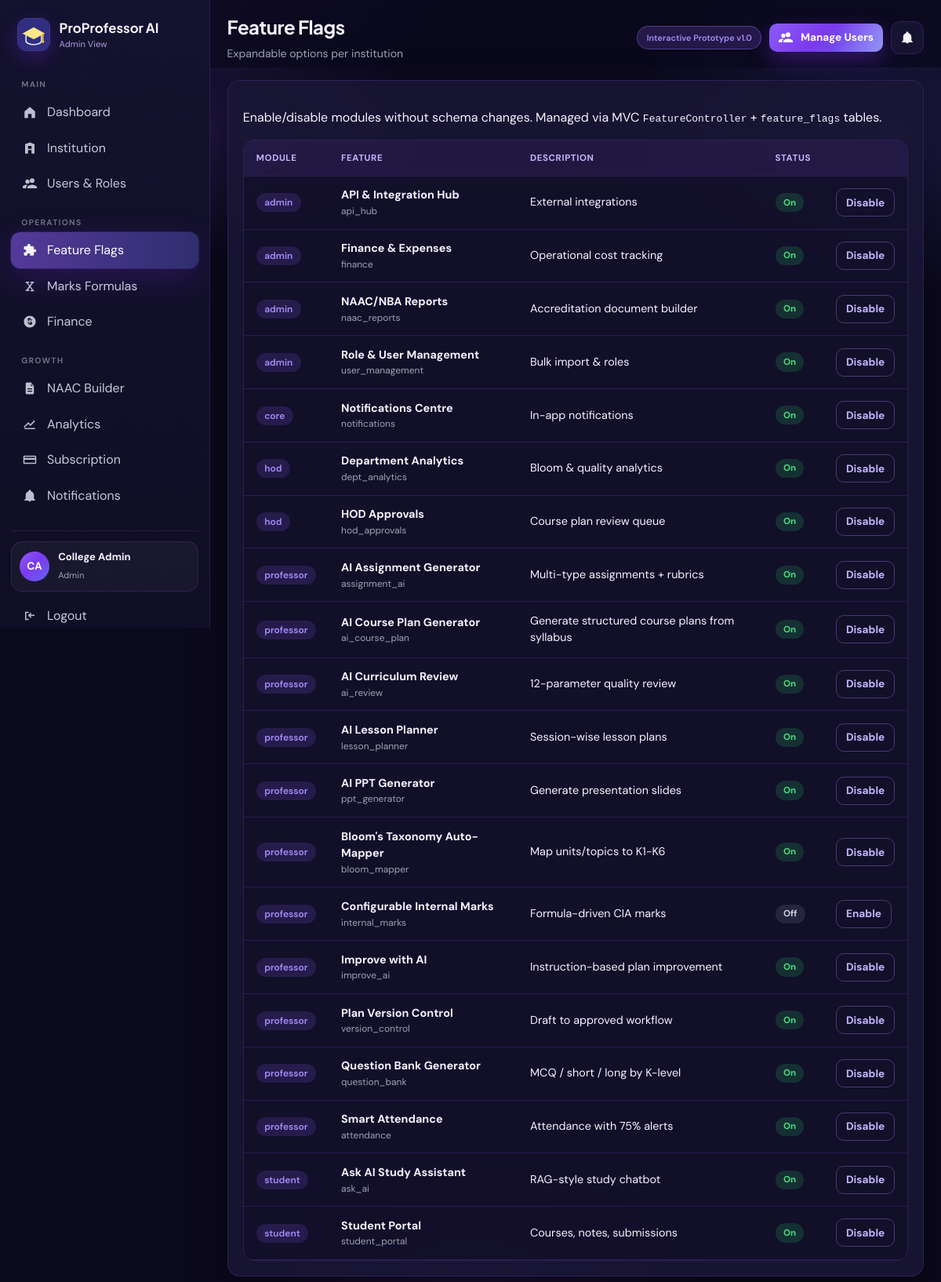
The app's page /admin/features (signed in) with its own data.
### tables this page shows
CREATE TABLE `feature_flags` (
  `id` int(10) UNSIGNED NOT NULL,
  `code` varchar(64) NOT NULL,
  `name` varchar(120) NOT NULL,
  `description` text DEFAULT NULL,
  `module` varchar(64) NOT NULL DEFAULT 'core',
  `is_enabled` tinyint(1) NOT NULL DEFAULT 1,
  `default_config` longtext DEFAULT NULL CHECK (json_valid(`default_config`)),
  `created_at` timestamp NOT NULL DEFAULT current_timestamp(),
  `updated_at` timestamp NOT NULL DEFAULT current_timestamp() ON UPDATE current_timestamp()
);

### app/Core/View.php (called while the page is built, shortened)
<?php
final class View
{
    public static function render(string $view, array $data = [], ?string $layout = 'layouts/app'): void
    {
        $viewFile = self::path($view);
        extract($data, EXTR_SKIP);
        $content = static function () use ($viewFile, $data): void {
            extract($data, EXTR_SKIP);
            require $viewFile;
        };
        $layoutFile = self::path($layout);
        require $layoutFile;
    }
    private static function path(string $view): string
    {
        $view = str_replace(['.', '\\'], ['/', '/'], $view);
        return dirname(__DIR__) . '/Views/' . $view . '.php';
    }
}

### app/Core/Controller.php (called while the page is built, shortened)
<?php
abstract class Controller
{
    protected function view(string $view, array $data = [], string $layout = 'layouts/app'): void
    {
        View::render($view, $data, $layout);
    }
}

### app/Controllers/Admin/FeatureController.php (called while the page is built, shortened)
<?php
final class FeatureController extends Controller
{
    public function index(): void
    {
        $user = $this->user();
        $this->view('admin/features', [
            'title' => 'Feature Flags',
            'active' => 'features',
            'subtitle' => 'Expandable options per institution',
            'features' => Features::forInstitution((int)$user['institution_id']),
        ]);
    }
}

### app/Core/App.php (called while the page is built, shortened)
<?php
final class App
{
    private Router $router;
    public function __construct()
    {
        $this->router = new Router();
    }
    public function run(): void
    {
        $method = $_SERVER['REQUEST_METHOD'] ?? 'GET';
        $uri = $_SERVER['REQUEST_URI'] ?? '/';
        $this->router->dispatch($method, $uri);
    }
}

### index.php (called while the page is built, shortened)
<?php
require __DIR__ . '/app/bootstrap.php';
$app = new \App\Core\App();
$app->run();

### config/config.php (called while the page is built, shortened)
<?php
return [
    'app_name'   => 'ProProfessor AI',
    'app_tagline'=> "India's AI-Native Academic Operating System",
    'base_url'   => getenv('PPAI_BASE_URL') ?: 'auto',
    'env'        => getenv('PPAI_ENV') ?: 'local',
    'debug'      => (getenv('PPAI_DEBUG') ?: '1') === '1',
    'timezone'   => 'Asia/Kolkata',
    'db' => [
         'host' => '127.0.0.1',
         'port' => 3307,
         'name' => 'proprofessor',
         'user' => 'root',
         'pass' => '',
         'charset' => 'utf8mb4',
    ],
    'gemini' => [
        'api_key' => getenv('GEMINI_API_KEY') ?: '',
        'model'   => getenv('GEMINI_MODEL') ?: 'gemini-2.5-flash',
        'embed_model' => 'text-embedding-004',
        'endpoint' => 'https://generativelanguage.googleapis.com/v1beta',
    ],
    'session_name' => 'ppai_session',
    'upload_max_mb'=> 10,
    'attendance_min_pct' => 75,
];

### includes/Auth.php (called while the page is built, shortened)
<?php
final class Auth
{
    public static function start(): void
    {
        $cfg = require __DIR__ . '/../config/config.php';
    }
    public static function user(): ?array
    {
        return $_SESSION['user'] ?? null;
    }
}

### includes/helpers.php (called while the page is built, shortened)
<?php
function config(?string $key = null, $default = null)
{
    static $cfg;
    if ($cfg === null) {
        $cfg = require __DIR__ . '/../config/config.php';
        $local = __DIR__ . '/../config/config.local.php';
    }
    $parts = explode('.', $key);
    $val = $cfg;
    foreach ($parts as $p) {
        $val = $val[$p];
    }
    return $val;
}
function app_base_path(): string
{
    static $base = null;
    if ($base !== null) {
        return $base;
    }
    $configured = config('base_url', 'auto');
    $projectRoot = str_replace('\\', '/', realpath(dirname(__DIR__)) ?: dirname(__DIR__));
    $docRoot = $_SERVER['DOCUMENT_ROOT'] ?? '';
    $docRoot = str_replace('\\', '/', $docRoot !== '' ? (realpath($docRoot) ?: $docRoot) : '');
    if ($docRoot !== '' && str_starts_with($projectRoot, rtrim($docRoot, '/'))) {
        $rel = substr($projectRoot, strlen(rtrim($docRoot, '/')));
        return $base = rtrim($rel, '/') ?: '';
    }
    $script = str_replace('\\', '/', (string)($_SERVER['SCRIPT_NAME'] ?? '/index.php'));
    $dir = dirname($script);
    return $base = ($dir === '/' ? '' : rtrim($dir, '/'));
}
function base_url(string $path = ''): string
{
    $base = app_base_path();
    $path = '/' . ltrim($path, '/');
    return $base . $path;
}
function e(?string $value): string
{
    return htmlspecialchars((string)$value, ENT_QUOTES | ENT_SUBSTITUTE, 'UTF-8');
}
if (!function_exists('icon')) {
    function icon(string $name, string $class = 'icon'): string
    {
        return Icons::svg($name, $class);
    }
}
if (!function_exists('asset')) {
    function asset(string $path): string
    {
        return base_url('/assets/' . ltrim($path, '/'));
    }
}

### app/Services/NavService.php (called while the page is built, shortened)
<?php
final class NavService
{
    public static function roleLabel(string $role): string
    {
        return match ($role) {
            'student' => 'Student View',
            'hod' => 'HOD View',
            'admin', 'superadmin' => 'Admin View',
            default => 'Professor View',
        };
    }
}

### app/Core/Autoloader.php (called while the page is built, shortened)
<?php
final class Autoloader
{
    public static function register(string $baseDir): void
    {
        spl_autoload_register(static function (string $class) use ($baseDir): void {
            $prefix = 'App\\';
            $relative = str_replace('\\', DIRECTORY_SEPARATOR, substr($class, strlen($prefix)));
            $file = $baseDir . DIRECTORY_SEPARATOR . $relative . '.php';
        });
    }
}

### app/bootstrap.php (called while the page is built, shortened)
<?php
require_once __DIR__ . '/../includes/helpers.php';
require_once __DIR__ . '/../includes/Database.php';
require_once __DIR__ . '/../includes/Auth.php';
require_once __DIR__ . '/../includes/Features.php';
require_once __DIR__ . '/../includes/Icons.php';
require_once __DIR__ . '/../includes/Permissions.php';
require_once __DIR__ . '/Core/Autoloader.php';
if (!function_exists('url')) {
    function url(string $path = ''): string
    {
        return base_url('/' . ltrim($path, '/'));
    }
}

### includes/Database.php (called while the page is built, shortened)
<?php
final class Database
{
    private static ?PDO $pdo = null;
    public static function pdo(): PDO
    {
        if (self::$pdo instanceof PDO) {
            return self::$pdo;
        }
        $cfg = require __DIR__ . '/../config/config.php';
        $db  = $cfg['db'];
        $dsn = sprintf(
            'mysql:host=%s;port=%d;dbname=%s;charset=%s',
            $db['host'],
            $db['port'],
            $db['name'],
            $db['charset']
        );
        self::$pdo = new PDO($dsn, $db['user'], $db['pass'], [
            PDO::ATTR_ERRMODE            => PDO::ERRMODE_EXCEPTION,
            PDO::ATTR_DEFAULT_FETCH_MODE => PDO::FETCH_ASSOC,
            PDO::ATTR_EMULATE_PREPARES   => false,
        ]);
        return self::$pdo;
    }
    public static function query(string $sql, array $params = []): PDOStatement
    {
        $stmt = self::pdo()->prepare($sql);
        $stmt->execute($params);
        return $stmt;
    }
    public static function fetchAll(string $sql, array $params = []): array
    {
        return self::query($sql, $params)->fetchAll();
    }
}

### includes/Features.php (called while the page is built, shortened)
<?php
final class Features
{
    public static function forInstitution(int $institutionId): array
    {
        return Database::fetchAll(
            'SELECT f.code, f.name, f.description, f.module,
                    COALESCE(i.is_enabled, f.is_enabled) AS is_enabled,
                    COALESCE(i.config, f.default_config) AS config
             FROM feature_flags f
             LEFT JOIN institution_features i
               ON i.feature_code = f.code AND i.institution_id = ?
             ORDER BY f.module, f.name',
            [$institutionId]
        );
    }
}

### includes/Permissions.php (called while the page is built, shortened)
<?php
final class Permissions
{
    public static function extra(array $user): array
    {
        $extra = json_decode((string)($user['extra'] ?? ''), true);
        return is_array($extra) ? $extra : [];
    }
    public static function listed(array $user): ?array
    {
        $extra = self::extra($user);
        if (!isset($extra['permissions']) || !is_array($extra['permissions'])) {
            return null;
        }
        $allowed = array_keys(self::catalog());
        return array_values(array_intersect($extra['permissions'], $allowed));
    }
    public static function can(?array $user, string $permission): bool
    {
        $role = (string)($user['role'] ?? '');
        $listed = self::listed($user);
        if ($listed === null) {
            return true;
        }
        return in_array($permission, $listed, true);
    }
}

### app/Views/admin/features.php (the view, shortened to what this page needs)
<div class="panel">
  <p>Enable/disable modules without schema changes. Managed via MVC <code>FeatureController</code> + <code>feature_flags</code> tables.</p>
  <div class="table-wrap"><table>
    <thead><tr><th>Module</th><th>Feature</th><th>Description</th><th>Status</th><th></th></tr></thead>
    <tbody>
    <?php foreach ($features as $f): ?>
      <tr>
        <td><span class="chip"><?= e($f['module']) ?></span></td>
        <td><strong><?= e($f['name']) ?></strong><div style="font-size:.75rem;color:var(--muted)"><?= e($f['code']) ?></div></td>
        <td><?= e((string)$f['description']) ?></td>
        <td><?= $f['is_enabled'] ? '<span class="badge badge-success">On</span>' : '<span class="badge badge-muted">Off</span>' ?></td>
        <td>
          <form method="post" action="<?= e(url('/admin/features')) ?>">
            <button class="btn btn-sm btn-ghost" type="submit"><?= $f['is_enabled'] ? 'Disable' : 'Enable' ?></button>
          </form>
        </td>
      </tr>
    <?php endforeach; ?>
    </tbody>
  </table></div>
</div>

### app/Core/Router.php (shortened to what this page needs)
<?php
final class Router
{
    private array $routes = [];
    public function add(string $method, string $pattern, $handler): void
    {
        $this->routes[] = [
            'method' => strtoupper($method),
            'pattern' => $pattern,
            'handler' => $handler,
        ];
    }
    public function dispatch(string $method, string $uri): void
    {
        $path = parse_url($uri, PHP_URL_PATH) ?: '/';
        $base = app_base_path();
        $path = '/' . trim($path, '/');
        if ($path !== '/') {
            $path = rtrim($path, '/');
        }
        foreach ($this->routes as $route) {
            if ($route['method'] !== strtoupper($method)) {
                continue;
            }
            $regex = preg_replace('#\{([a-zA-Z_]+)\}#', '(?P<$1>[^/]+)', $route['pattern']);
            $regex = '#^' . $regex . '$#';
            if (!preg_match($regex, $path, $matches)) {
                continue;
            }
            $params = array_filter(
                $matches,
                static fn($k) => !is_int($k),
                ARRAY_FILTER_USE_KEY
            );
            $this->invoke($route['handler'], $params);
            return;
        }
    }
    private function invoke($handler, array $params): void
    {
        if (is_array($handler) && is_string($handler[0])) {
            $controller = new $handler[0]();
            $method = $handler[1];
            $controller->$method(...array_values($params));
            return;
        }
    }
}

### app/Views/layouts/app.php (shortened to what this page needs)
<?php
$user = \Auth::user();
$role = $user['role'] ?? '';
$groups = NavService::grouped($role);
$unread = $user ? unread_notifications_count((int)$user['id']) : 0;
$title = $title ?? 'ProProfessor AI';
$active = $active ?? '';
$subtitle = $subtitle ?? '';
$first = trim((string)($user['full_name'] ?? 'U'));
$parts = preg_split('/\s+/', $first) ?: ['U'];
$initials = strtoupper(mb_substr($parts[0], 0, 1) . mb_substr($parts[count($parts) - 1] ?? '', 0, 1));
$notifPath = match ($role) {
    'student' => '/student/notifications',
    'hod' => '/hod/notifications',
    'admin', 'superadmin' => '/admin/notifications',
    default => '/professor/notifications',
};
$cta = match ($role) {
    'professor' => ['href' => '/professor/generate-plan', 'label' => 'Generate Course Plan', 'icon' => 'spark'],
    'hod' => ['href' => '/hod/approvals', 'label' => 'Review Approvals', 'icon' => 'check'],
    'admin', 'superadmin' => ['href' => '/admin/users', 'label' => 'Manage Users', 'icon' => 'users'],
    default => null,
};
?>
<!DOCTYPE html>
<html lang="en">
<head>
  <link rel="stylesheet" href="<?= e(asset('css/app.css')) ?>">
</head>
<body class="app-body" data-effects="on">
<div class="app-shell">
  <aside class="sidebar" id="sidebar">
    <div class="brand">
      <img class="brand-logo" src="<?= e(asset('img/logo.svg')) ?>" width="42" height="42" alt="ProProfessor AI">
      <div>
        <div class="brand-name">ProProfessor AI</div>
        <div class="brand-sub"><?= e(NavService::roleLabel($role)) ?></div>
      </div>
      <button class="icon-btn sidebar-close" id="sidebarClose" type="button" aria-label="Close menu"><?= icon('close') ?></button>
    </div>
    <nav class="side-nav">
      <?php foreach ($groups as $group): ?>
        <?php
          $navItems = [];
          foreach ($group['items'] as $item) {
              $navItems[] = $item;
          }
        ?>
        <div class="nav-group">
          <div class="nav-group-label"><?= e($group['label']) ?></div>
          <?php foreach ($navItems as $item): ?>
            <a class="nav-link <?= $active === $item['key'] ? 'active' : '' ?>" href="<?= e(url($item['href'])) ?>">
              <span class="nav-ico"><?= icon($item['icon'] ?? 'spark', 'icon') ?></span>
              <span><?= e($item['label']) ?></span>
            </a>
          <?php endforeach; ?>
        </div>
      <?php endforeach; ?>
    </nav>
    <div class="side-foot">
      <div class="side-user">
        <div class="avatar"><?= e($initials) ?></div>
        <div>
          <strong><?= e($user['full_name'] ?? '') ?></strong>
          <small><?= e(ucfirst($role)) ?></small>
        </div>
      </div>
      <a class="nav-link" href="<?= e(url('/logout')) ?>"><span class="nav-ico"><?= icon('logout') ?></span> <span>Logout</span></a>
    </div>
  </aside>
  <div class="main">
    <header class="topbar">
      <div class="topbar-title">
        <h1><?= e($title) ?></h1>
        <?php if ($subtitle !== ''): ?><p><?= e($subtitle) ?></p><?php endif; ?>
      </div>
      <div class="topbar-actions">
        <span class="proto-badge">Interactive Prototype v1.0</span>
        <?php if ($cta): ?>
          <a class="btn btn-primary btn-sm btn-shine topbar-cta" href="<?= e(url($cta['href'])) ?>"><?= icon($cta['icon']) ?> <?= e($cta['label']) ?></a>
        <?php endif; ?>
        <a class="icon-btn" href="<?= e(url($notifPath)) ?>" title="Notifications">
          <?= icon('bell') ?><?php if ($unread): ?><span class="dot"><?= (int)$unread ?></span><?php endif; ?>
        </a>
      </div>
    </header>
    <main class="content" id="pageContent">
      <?php $content(); ?>
    </main>
  </div>
</div>
</body>
</html>

### includes/Icons.php (shortened to what this page needs)
<?php
final class Icons
{
    public static function svg(string $name, string $class = 'icon'): string
    {
        $path = self::$paths[$name] ?? self::$paths['spark'];
        return '<svg class="' . htmlspecialchars($class, ENT_QUOTES) . '" viewBox="0 0 24 24" width="20" height="20" aria-hidden="true" fill="currentColor">' . $path . '</svg>';
    }
}

### records on screen
feature_flags: label "Finance", module "admin", name "Finance & Expenses", code "finance", description "Operational cost tracking", shows "On", shows "Disable"
feature_flags: module "admin", name "API & Integration Hub", code "api_hub", description "External integrations", shows "On", shows "Disable"
feature_flags: module "admin", name "NAAC/NBA Reports", code "naac_reports", description "Accreditation document builder", shows "On", shows "Disable"
feature_flags: module "admin", name "Role & User Management", code "user_management", description "Bulk import & roles", shows "On", shows "Disable"
feature_flags: module "core", name "Notifications Centre", code "notifications", description "In-app notifications", shows "On", shows "Disable"
feature_flags: module "hod", name "Department Analytics", code "dept_analytics", description "Bloom & quality analytics", shows "On", shows "Disable"
feature_flags: module "hod", name "HOD Approvals", code "hod_approvals", description "Course plan review queue", shows "On", shows "Disable"
feature_flags: module "professor", name "AI Assignment Generator", code "assignment_ai", description "Multi-type assignments + rubrics", shows "On", shows "Disable"
feature_flags: module "professor", name "AI Course Plan Generator", code "ai_course_plan", description "Generate structured course plans from syllabus", shows "On", shows "Disable"
feature_flags: module "professor", name "AI Curriculum Review", code "ai_review", description "12-parameter quality review", shows "On", shows "Disable"
feature_flags: module "professor", name "AI Lesson Planner", code "lesson_planner", description "Session-wise lesson plans", shows "On", shows "Disable"
feature_flags: module "professor", name "AI PPT Generator", code "ppt_generator", description "Generate presentation slides", shows "On", shows "Disable"
feature_flags: module "professor", name "Bloom's Taxonomy Auto-Mapper", code "bloom_mapper", description "Map units/topics to K1-K6", shows "On", shows "Disable"
feature_flags: module "professor", name "Configurable Internal Marks", code "internal_marks", description "Formula-driven CIA marks", shows "Off", shows "Enable"
feature_flags: module "professor", name "Improve with AI", code "improve_ai", description "Instruction-based plan improvement", shows "On", shows "Disable"
feature_flags: module "professor", name "Plan Version Control", code "version_control", description "Draft to approved workflow", shows "On", shows "Disable"
feature_flags: module "professor", name "Question Bank Generator", code "question_bank", description "MCQ / short / long by K-level", shows "On", shows "Disable"
feature_flags: module "professor", name "Smart Attendance", code "attendance", description "Attendance with 75% alerts", shows "On", shows "Disable"
feature_flags: module "student", name "Ask AI Study Assistant", code "ask_ai", description "RAG-style study chatbot", shows "On", shows "Disable"
feature_flags: module "student", name "Student Portal", code "student_portal", description "Courses, notes, submissions", shows "On", shows "Disable"

### other values on screen
$group['label'] "MAIN"
$item['label'] "Dashboard"
$item['label'] "Institution"
$item['label'] "Users & Roles"
$group['label'] "OPERATIONS"
$item['label'] "Feature Flags"
$item['label'] "Marks Formulas"
$group['label'] "GROWTH"
$item['label'] "NAAC Builder"
$item['label'] "Analytics"
$item['label'] "Subscription"
$item['label'] "Notifications"
